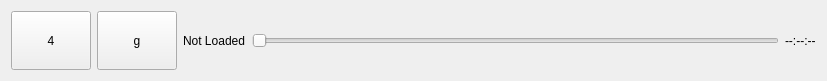
<?xml version="1.0" encoding="UTF-8"?>
<ui version="4.0">
 <class>Form</class>
 <widget class="QWidget" name="Form">
  <property name="geometry">
   <rect>
    <x>0</x>
    <y>0</y>
    <width>827</width>
    <height>81</height>
   </rect>
  </property>
  <property name="windowTitle">
   <string>Form</string>
  </property>
  <layout class="QHBoxLayout" name="horizontalLayout_2">
   <item>
    <layout class="QHBoxLayout" name="horizontalLayout">
     <item>
      <widget class="QPushButton" name="pushButton_play">
       <property name="sizePolicy">
        <sizepolicy hsizetype="Minimum" vsizetype="Expanding">
         <horstretch>0</horstretch>
         <verstretch>0</verstretch>
        </sizepolicy>
       </property>
       <property name="styleSheet">
        <string notr="true">font: 40pt &quot;Webdings&quot;;</string>
       </property>
       <property name="text">
        <string>4</string>
       </property>
      </widget>
     </item>
     <item>
      <widget class="QPushButton" name="pushButton_stop">
       <property name="sizePolicy">
        <sizepolicy hsizetype="Minimum" vsizetype="Expanding">
         <horstretch>0</horstretch>
         <verstretch>0</verstretch>
        </sizepolicy>
       </property>
       <property name="whatsThis">
        <string>&lt;html&gt;&lt;head/&gt;&lt;body&gt;&lt;p&gt;g&lt;/p&gt;&lt;/body&gt;&lt;/html&gt;</string>
       </property>
       <property name="styleSheet">
        <string notr="true">font: 20pt &quot;Webdings&quot;;</string>
       </property>
       <property name="text">
        <string>g</string>
       </property>
      </widget>
     </item>
     <item>
      <widget class="QLabel" name="label_status">
       <property name="text">
        <string>Not Loaded</string>
       </property>
      </widget>
     </item>
     <item>
      <widget class="QSlider" name="horizontalSlider">
       <property name="orientation">
        <enum>Qt::Orientation::Horizontal</enum>
       </property>
      </widget>
     </item>
     <item>
      <widget class="QLabel" name="label">
       <property name="text">
        <string>--:--:--</string>
       </property>
      </widget>
     </item>
    </layout>
   </item>
  </layout>
 </widget>
 <resources/>
 <connections/>
</ui>
